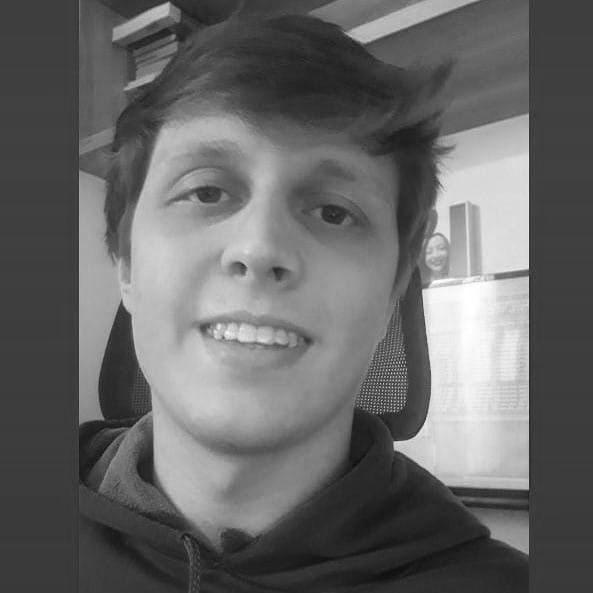
#> input picture Images/imagem1.jpg, 593 x 593 px, found by its file name
$ python 1_digital_image_properts.py
#> lines starting #> are read from the running program, lines starting #| are printed output that depends on the picture

import numpy as np
from PIL import Image
from numpy import asarray

def main():
    # Open image
    image = Image.open('Images/imagem1.jpg')
#> image is the input picture: PIL image 593x593 L; min 12, max 255, mean 102.9
    print(image.format)
#| JPEG
    print(image.size)
#| (593, 593)
    print(image.mode)
#| L
    print(image.bits)
#| 8
    print(image.getextrema())
#| (12, 255)
    # convert image to numpy array
    npImage = np.array(image)
    print(type(npImage ))
#| <class 'numpy.ndarray'>
    # summarize shape
    print(npImage.shape)
#| (593, 593)

    # value of pixel 0 0
    print(npImage[0][0])
#| 62
    print(npImage[10][10])
#| 62

    # values os a windows 5 X 5
    print(npImage[0:5, 0:5])
#| [[62 62 62 62 62]
#|  [62 62 62 62 62]
#|  [62 62 62 62 62]
#|  [62 62 62 62 62]
#|  [62 62 62 62 62]]

    # divide by 2 pixels
    npImage =  (npImage / 2).astype(int);
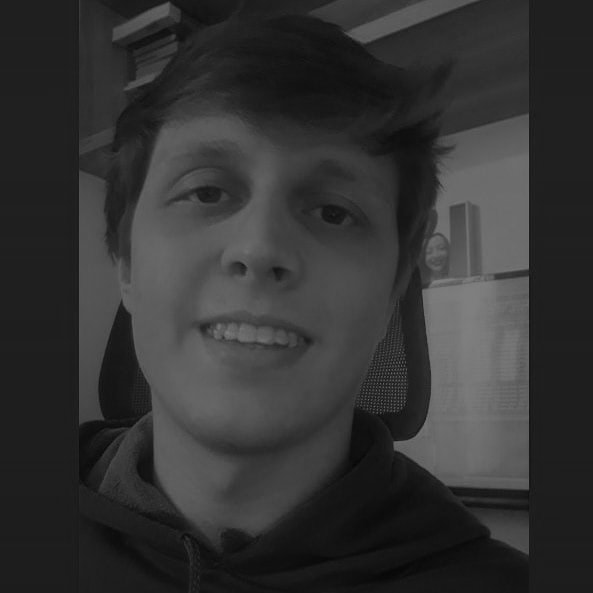
#> npImage: shape (593, 593) int64; min 6, max 127, mean 51.2

    # values os a windows 5 X 5
    print(npImage[0:5, 0:5])
#| [[31 31 31 31 31]
#|  [31 31 31 31 31]
#|  [31 31 31 31 31]
#|  [31 31 31 31 31]
#|  [31 31 31 31 31]]

    #Change values of lines 10 - 25
    #npImage[10:25,:] = 255;

    #Change values of columns 10 - 25
    #npImage[:,10:25] = 0;

    # Inverter os pixels
    print("Invertendo os pixels...")
    for i in range(npImage.shape[0]):
        for j in range(npImage.shape[1]):
            npImage[i,j] = abs(npImage[i,j] - 255)
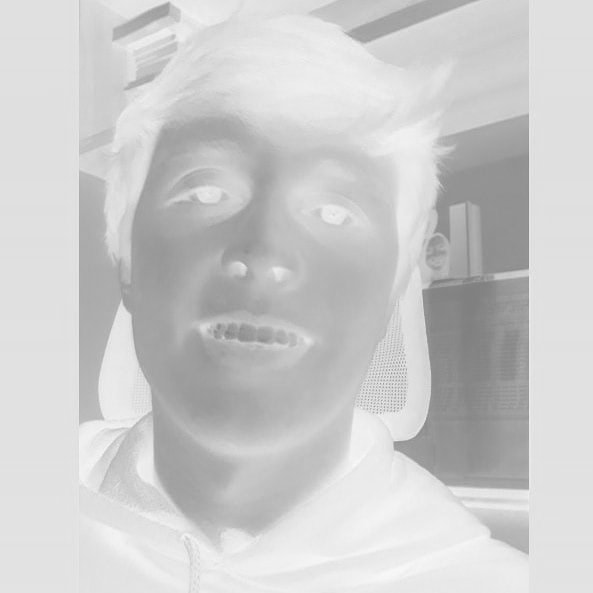
#> npImage: shape (593, 593) int64; min 128, max 249, mean 203.8

    #Convert ndarray image to Pillow image
#> (the run stopped early here; a loop or call above may not have finished)

$ run again, with Images/imagem2.jpg copied over Images/imagem1.jpg
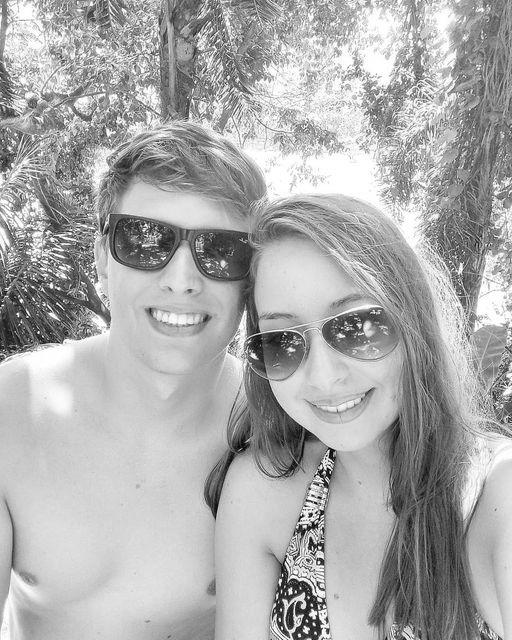
#> input picture Images/imagem2.jpg, 512 x 640 px, found by its file name
#> in main, image is the input picture: PIL image 512x640 L; min 0, max 255, mean 171.3
#| JPEG
#| (512, 640)
#| L
#| 8
#| (0, 255)
#| <class 'numpy.ndarray'>
#| (640, 512)
#| 127
#| 166
#| [[127 135 130 116 123]
#|  [133 110 131 120  98]
#|  [127 146 135 114 130]
#|  [136 127 113 130 111]
#|  [174 174 108 124 107]]
#> in main, `npImage =  (npImage / 2).astype(int);`:
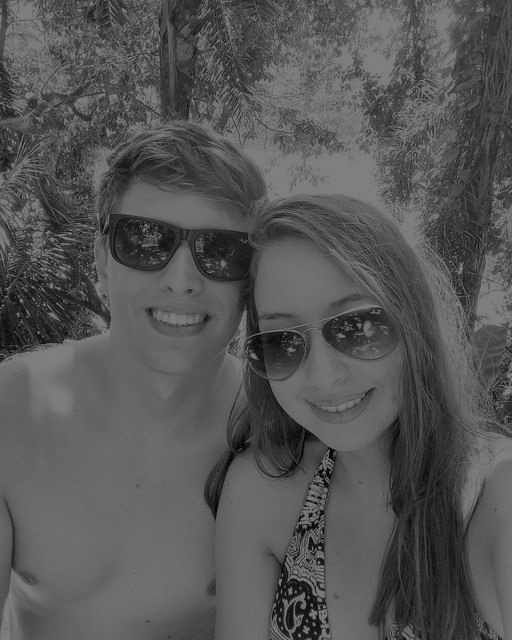
#> npImage: shape (640, 512) int64; min 0, max 127, mean 85.4
#| [[63 67 65 58 61]
#|  [66 55 65 60 49]
#|  [63 73 67 57 65]
#|  [68 63 56 65 55]
#|  [87 87 54 62 53]]
#> after the loop in main, `for i in range(npImage.shape[0]):`:
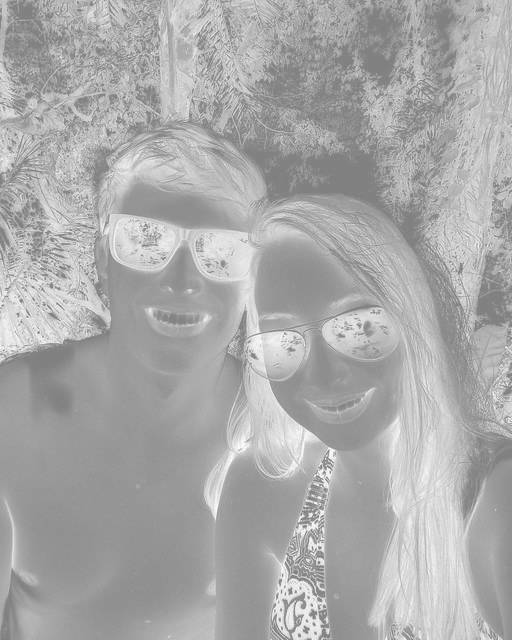
#> npImage: shape (640, 512) int64; min 128, max 255, mean 169.6

$ run again, with Images/imagem3.jpg copied over Images/imagem1.jpg
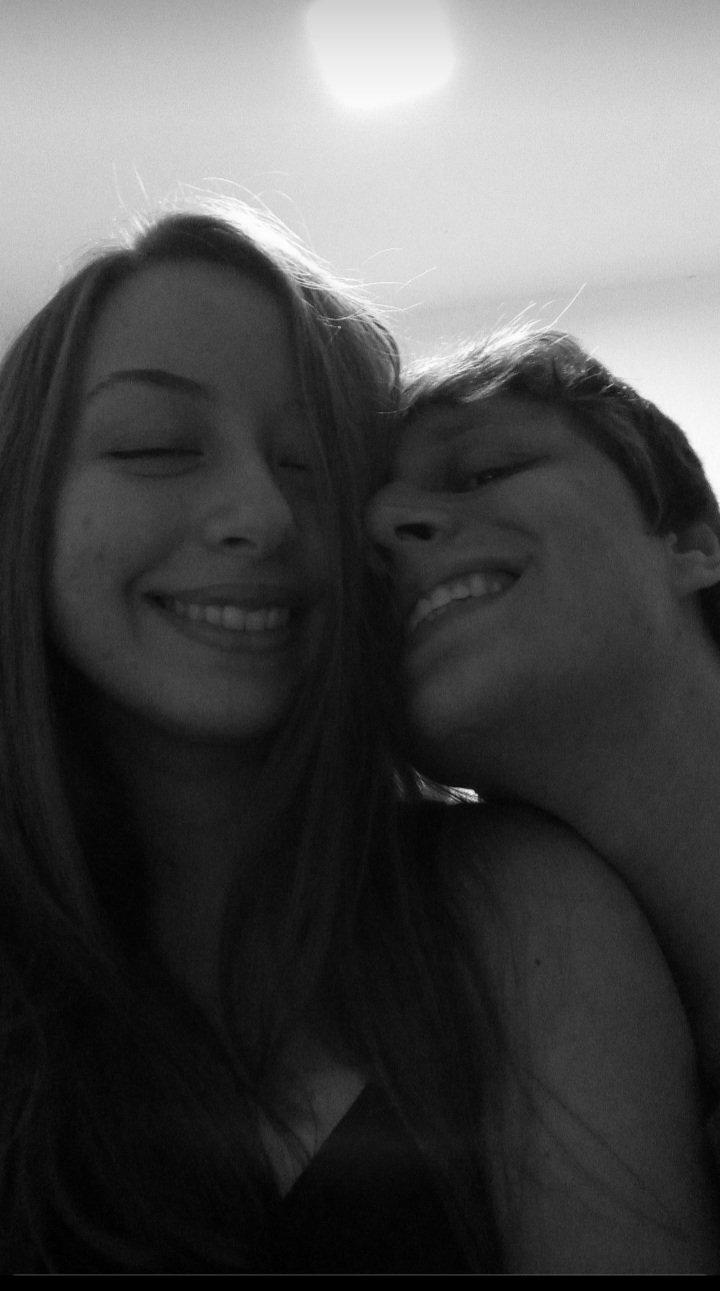
#> input picture Images/imagem3.jpg, 720 x 1291 px, found by its file name
#> in main, image is the input picture: PIL image 720x1291 L; min 0, max 255, mean 76.7
#| JPEG
#| (720, 1291)
#| L
#| 8
#| (0, 255)
#| <class 'numpy.ndarray'>
#| (1291, 720)
#| 169
#| 165
#| [[169 167 164 160 158]
#|  [167 166 163 161 159]
#|  [165 164 163 161 161]
#|  [163 162 162 162 162]
#|  [163 162 161 162 164]]
#> in main, `npImage =  (npImage / 2).astype(int);`:
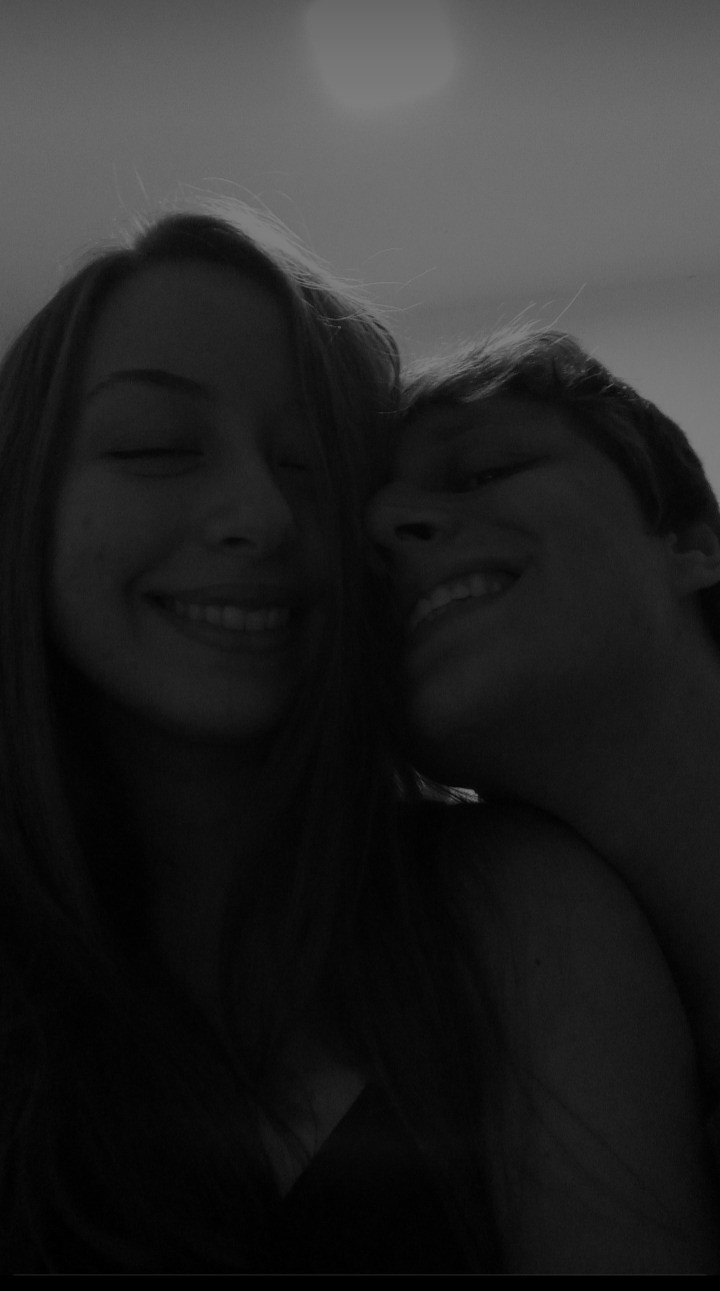
#> npImage: shape (1291, 720) int64; min 0, max 127, mean 38.1
#| [[84 83 82 80 79]
#|  [83 83 81 80 79]
#|  [82 82 81 80 80]
#|  [81 81 81 81 81]
#|  [81 81 80 81 82]]
#> after the loop in main, `for i in range(npImage.shape[0]):`:
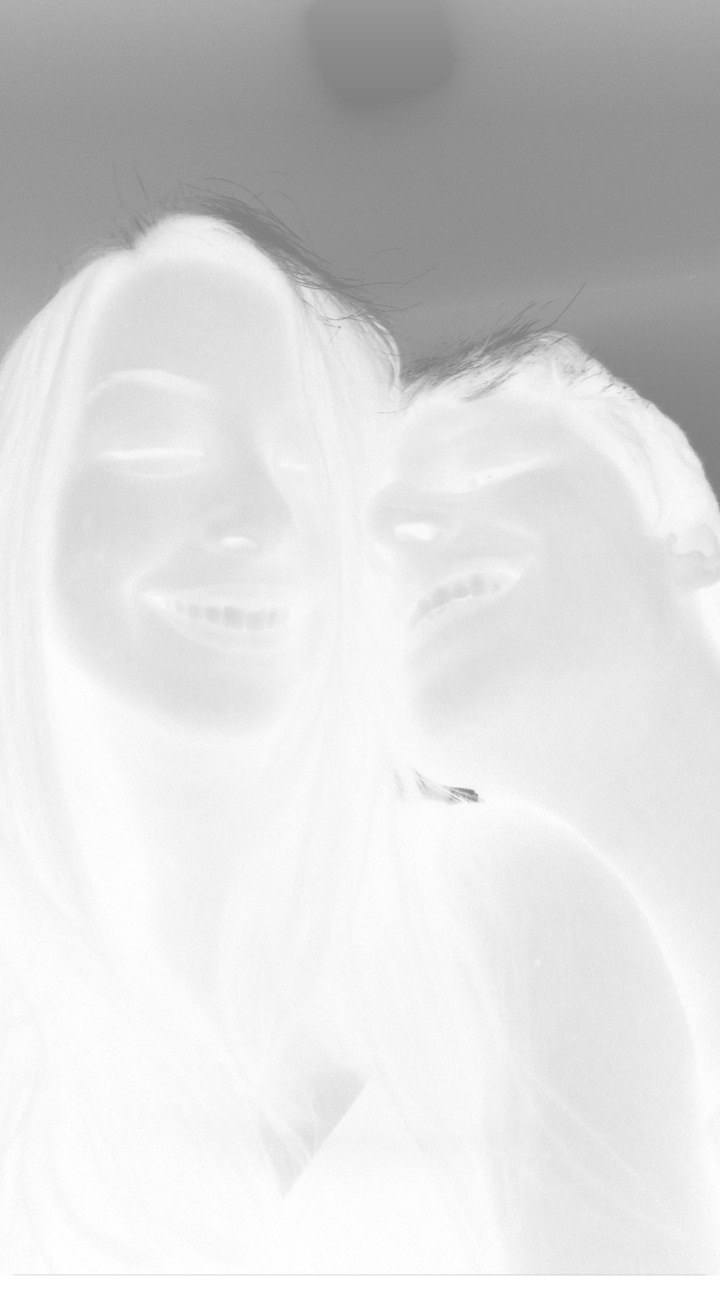
#> npImage: shape (1291, 720) int64; min 128, max 255, mean 216.9

$ run again, with Images/enhance-me.jpg copied over Images/imagem1.jpg
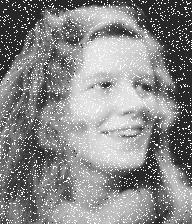
#> input picture Images/enhance-me.jpg, 192 x 224 px, found by its file name
#> in main, image is the input picture: PIL image 192x224 L; min 0, max 255, mean 135.5
#| JPEG
#| (192, 224)
#| L
#| 8
#| (0, 255)
#| <class 'numpy.ndarray'>
#| (224, 192)
#| 30
#| 57
#| [[ 30  50  54  35  35]
#|  [ 41 255  20  45  36]
#|  [ 42  40 255  50  37]
#|  [ 36  42  30  33  41]
#|  [ 37  58  46  41  41]]
#> in main, `npImage =  (npImage / 2).astype(int);`:
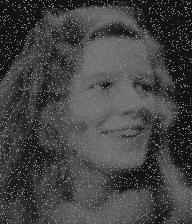
#> npImage: shape (224, 192) int64; min 0, max 127, mean 67.5
#| [[ 15  25  27  17  17]
#|  [ 20 127  10  22  18]
#|  [ 21  20 127  25  18]
#|  [ 18  21  15  16  20]
#|  [ 18  29  23  20  20]]
#> after the loop in main, `for i in range(npImage.shape[0]):`:
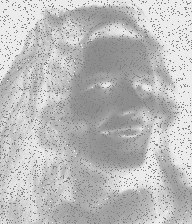
#> npImage: shape (224, 192) int64; min 128, max 255, mean 187.5
